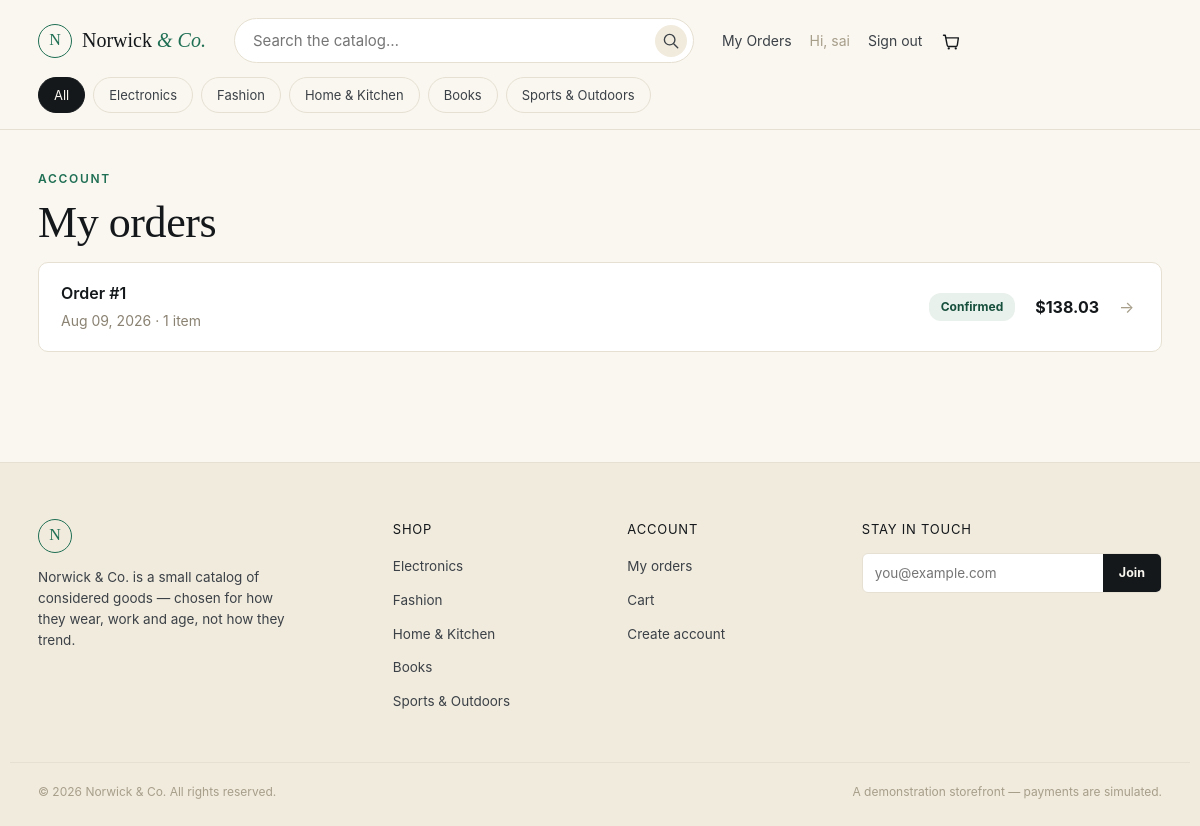
/orders (signed in), run on the app's committed database.
### models.py (models this page shows)
class User(Base):
    __tablename__ = "users"
    id = Column(Integer, primary_key=True, index=True)
    name = Column(String(100), nullable=False)
    email = Column(String(150), unique=True, index=True, nullable=False)
    password_hash = Column(String(200), nullable=False)
    created_at = Column(DateTime, default=datetime.utcnow)
    cart_items = relationship("CartItem", back_populates="user", cascade="all, delete-orphan")
    orders = relationship("Order", back_populates="user", cascade="all, delete-orphan")

class Order(Base):
    __tablename__ = "orders"
    id = Column(Integer, primary_key=True, index=True)
    user_id = Column(Integer, ForeignKey("users.id"), nullable=False)
    total = Column(Float, nullable=False)
    status = Column(String(30), default="Confirmed")
    full_name = Column(String(150), nullable=False)
    address = Column(String(250), nullable=False)
    city = Column(String(100), nullable=False)
    postal_code = Column(String(20), nullable=False)
    card_brand = Column(String(20), nullable=False, default="Card")
    card_last4 = Column(String(4), nullable=False, default="0000")
    created_at = Column(DateTime, default=datetime.utcnow)
    user = relationship("User", back_populates="orders")
    items = relationship("OrderItem", back_populates="order", cascade="all, delete-orphan")

### main.py (the view)
@app.get("/orders", response_class=HTMLResponse)
def orders_list(request: Request, db: Session = Depends(get_db)):
    user = current_user(request, db)
    if not user:
        return RedirectResponse("/login?next=/orders", status_code=303)
    orders = db.query(Order).filter(Order.user_id == user.id).order_by(Order.created_at.desc()).all()
    ctx = base_context(request, db, orders=orders)
    return templates.TemplateResponse("orders.html", ctx)

### templates/orders.html (shortened to what this page needs)
{% extends "base.html" %}
{% block content %}
<section class="wrap page-head">
  <span class="eyebrow">Account</span>
  <h1>My orders</h1>
</section>
<section class="wrap">
  {% if not orders %}
  <div class="empty-state">
    <h3>No orders yet</h3>
    <p>Once you place an order, it will show up here with its full history.</p>
    <a href="/shop" class="btn btn-ink">Start shopping</a>
  </div>
  {% else %}
  <div class="orders-table">
    {% for o in orders %}
    <a href="/orders/{{ o.id }}" class="order-row">
      <div>
        <span class="order-row-num">Order #{{ o.id }}</span>
        <span class="muted">{{ o.created_at.strftime('%b %d, %Y') }} · {{ o.items|length }} item{{ '' if o.items|length == 1 else 's' }}</span>
      </div>
      <span class="status-chip">{{ o.status }}</span>
      <span class="order-row-total">${{ "%.2f"|format(o.total) }}</span>
      <span class="chevron">→</span>
    </a>
    {% endfor %}
  </div>
  {% endif %}
</section>
{% endblock %}

### templates/base.html (shortened to what this page needs)
<!DOCTYPE html>
<html lang="en">
<head>
<link rel="stylesheet" href="/static/css/style.css">
</head>
<body>
<header class="site-header">
  <div class="header-row wrap">
    <a class="logo" href="/">
      <span class="logo-mark" aria-hidden="true">N</span>
      <span class="logo-text">Norwick <em>&amp; Co.</em></span>
    </a>
    <form class="search-form" action="/shop" method="get">
      <input type="text" name="q" placeholder="Search the catalog…" value="{{ q or '' }}" aria-label="Search products">
      <button type="submit" aria-label="Search">
        <svg viewBox="0 0 20 20" width="17" height="17"><circle cx="9" cy="9" r="6.2" fill="none" stroke="currentColor" stroke-width="1.6"/><path d="M14 14l4.5 4.5" stroke="currentColor" stroke-width="1.6" stroke-linecap="round"/></svg>
      </button>
    </form>
    <nav class="header-actions">
      {% if user %}
        <a href="/orders" class="header-link">My Orders</a>
        <span class="header-link muted">Hi, {{ user.name.split(' ')[0] }}</span>
        <a href="/logout" class="header-link">Sign out</a>
      {% else %}
        <a href="/login" class="header-link">Sign in</a>
        <a href="/register" class="btn btn-small btn-ink">Create account</a>
      {% endif %}
      <a href="/cart" class="cart-link" aria-label="Cart">
      </a>
    </nav>
  </div>
  <div class="category-row wrap">
    <a href="/shop" class="cat-chip {{ 'active' if not active_category else '' }}">All</a>
    {% for c in categories %}
      <a href="/shop?category={{ c|urlencode }}" class="cat-chip {{ 'active' if active_category == c else '' }}">{{ c }}</a>
    {% endfor %}
  </div>
</header>
<main id="main">
{% block content %}{% endblock %}
</main>
<footer class="site-footer">
  <div class="wrap footer-grid">
    <div class="footer-brand">
      <span class="logo-mark" aria-hidden="true">N</span>
      <p>Norwick &amp; Co. is a small catalog of considered goods — chosen for how they wear, work and age, not how they trend.</p>
    </div>
    <div>
      <h4>Shop</h4>
      <ul>
        {% for c in categories %}<li><a href="/shop?category={{ c|urlencode }}">{{ c }}</a></li>{% endfor %}
      </ul>
    </div>
    <div>
      <h4>Account</h4>
      <ul>
        <li><a href="/orders">My orders</a></li>
        <li><a href="/cart">Cart</a></li>
        <li><a href="/register">Create account</a></li>
      </ul>
    </div>
    <div>
      <h4>Stay in touch</h4>
      <form class="newsletter" onsubmit="event.preventDefault(); this.querySelector('button').textContent='Subscribed';">
        <input type="email" placeholder="you@example.com" required>
        <button type="submit">Join</button>
      </form>
    </div>
  </div>
  <div class="wrap footer-bottom">
    <span>© {{ 2026 }} Norwick &amp; Co. All rights reserved.</span>
    <span>A demonstration storefront — payments are simulated.</span>
  </div>
</footer>
</body>
</html>

### data on the page
User: name "sai"
Order: id "1", created_at "Aug 09, 2026", items|length "1", status "Confirmed", total "138.03"

### other printed values
{{ c }} "Electronics" "Fashion" "Home & Kitchen" "Books" "Sports & Outdoors"
{{ 2026 }} "2026"
